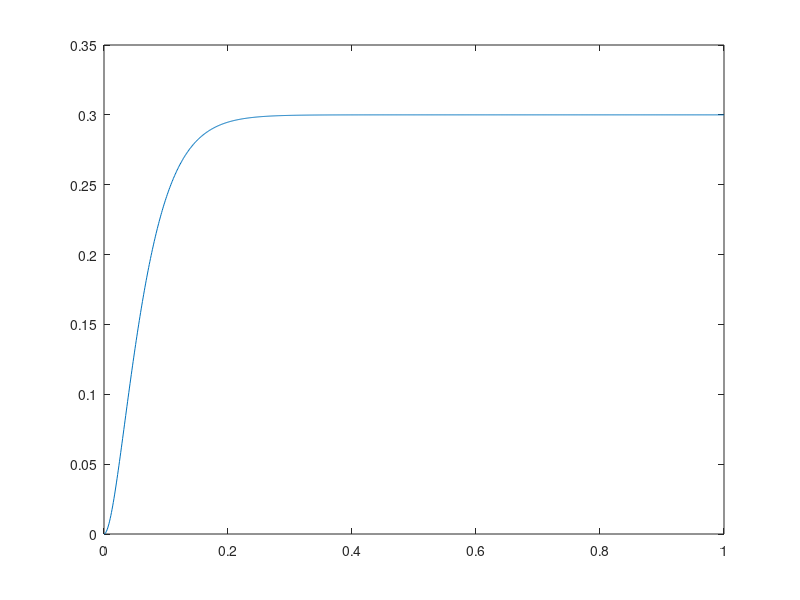

MATLAB code to generate this figure:
clc;
clear all
close all

wn = 30;
ksi = 1;
G = tf(wn^2,[1,2*wn*ksi,wn^2]);

dt = 0.001;

t = 0:dt:1;

u = ones(size(t))*0.3;

y = lsim(G,u,t);

plot(t,y)

Gd = c2d(G,dt,'tustin')

